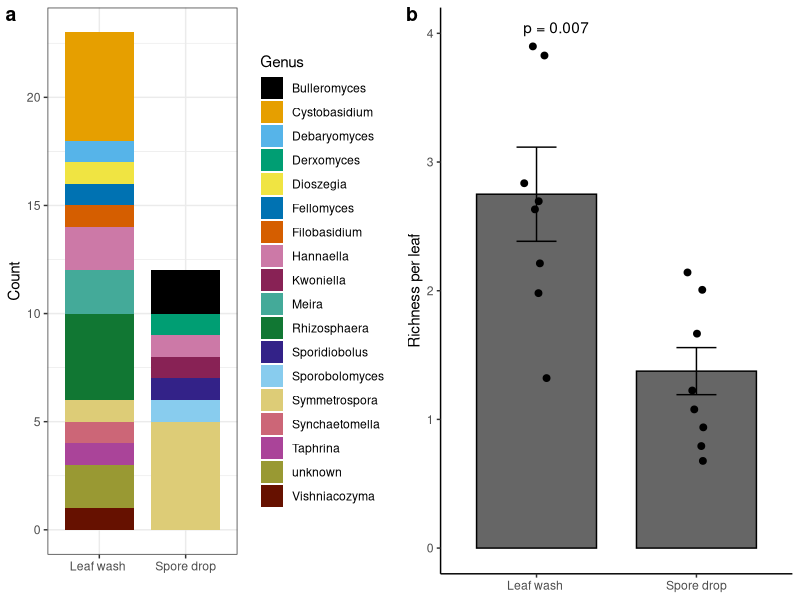

Write R code to recreate this figure.
#load necessary library
library(ggplot2)
library(tidyverse)
library(ggpubr)
library(rstatix)
library(emmeans)
library(multcomp)
library(multcompView)
library(dplyr)
library(car)

cbbPalette <- c("#000000", "#E69F00", "#56B4E9", "#009E73", "#F0E442", "#0072B2", "#D55E00", "#CC79A7")
cb18 <- c(
  "#000000", # black
  "#E69F00", # orange
  "#56B4E9", # sky blue
  "#009E73", # bluish green
  "#F0E442", # yellow
  "#0072B2", # blue
  "#D55E00", # vermillion
  "#CC79A7", # reddish purple
  
  "#882255", # wine
  "#44AA99", # teal
  "#117733", # green
  "#332288", # indigo
  "#88CCEE", # light blue
  "#DDCC77", # sand
  "#CC6677", # rose
  "#AA4499", # magenta
  "#999933", # olive
  "#661100"  # brown
)

collection <- read.csv("Collection/YeastCollection.csv", na.strings = "na") 

collection2 <- collection[collection$Date.Collected == "2021",]

diversity <- ggplot(collection2,
       aes(x = Method,
           fill = Genus)) +
  geom_bar(width = 0.8) +
  labs(x = "",
       y = "Count") +
  theme_bw() +
  theme(
    strip.background = element_rect(fill = "white"),
    panel.spacing = unit(0.05, "lines")
  ) +
  scale_fill_manual(values = cb18)

library(dplyr)

richness <- collection2 %>%
  group_by(Method, Tree, Leaf) %>%
  summarise(
    Richness = n_distinct(ManuscriptName_phylotype),
    .groups = "drop"
  )

richness.plot <- ggplot(richness,
       aes(Method, Richness)) +
  
  stat_summary(
    fun = mean,
    geom = "col",
    fill = "grey40",
    color = "black",
    width = 0.75
  ) +
  
  stat_summary(
    fun.data = mean_se,
    geom = "errorbar",
    width = 0.25
  ) +
  
  geom_point(
    position = position_jitter(width = 0.08),
    size = 2
  ) +
  
  theme_classic() +
  labs(
    x = NULL,
    y = "Richness per leaf"
  ) +
  ggpubr::stat_compare_means(
    method = "t.test",
    label = "p.format"
  ) 


ggarrange(diversity, richness.plot, labels = "auto")
